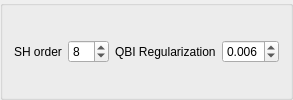
         <widget class="QGroupBox" name="QBIOption_2">
          <layout class="QHBoxLayout" name="QBIOption">
           <property name="topMargin">
            <number>6</number>
           </property>
           <property name="bottomMargin">
            <number>6</number>
           </property>
           <item>
            <layout class="QHBoxLayout" name="horizontalLayout_12">
             <item>
              <widget class="QLabel" name="label">
               <property name="text">
                <string>SH order</string>
               </property>
              </widget>
             </item>
             <item>
              <widget class="QSpinBox" name="SHOrder">
               <property name="maximumSize">
                <size>
                 <width>75</width>
                 <height>16777215</height>
                </size>
               </property>
               <property name="minimum">
                <number>4</number>
               </property>
               <property name="maximum">
                <number>10</number>
               </property>
               <property name="value">
                <number>8</number>
               </property>
              </widget>
             </item>
            </layout>
           </item>
           <item>
            <layout class="QHBoxLayout" name="horizontalLayout_13">
             <item>
              <widget class="QLabel" name="label_6">
               <property name="text">
                <string>QBI Regularization</string>
               </property>
              </widget>
             </item>
             <item>
              <widget class="QDoubleSpinBox" name="regularization_param">
               <property name="maximumSize">
                <size>
                 <width>75</width>
                 <height>16777215</height>
                </size>
               </property>
               <property name="decimals">
                <number>3</number>
               </property>
               <property name="minimum">
                <double>0.001000000000000</double>
               </property>
               <property name="maximum">
                <double>1.000000000000000</double>
               </property>
               <property name="singleStep">
                <double>0.001000000000000</double>
               </property>
               <property name="value">
                <double>0.006000000000000</double>
               </property>
              </widget>
             </item>
            </layout>
           </item>
          </layout>
         </widget>
